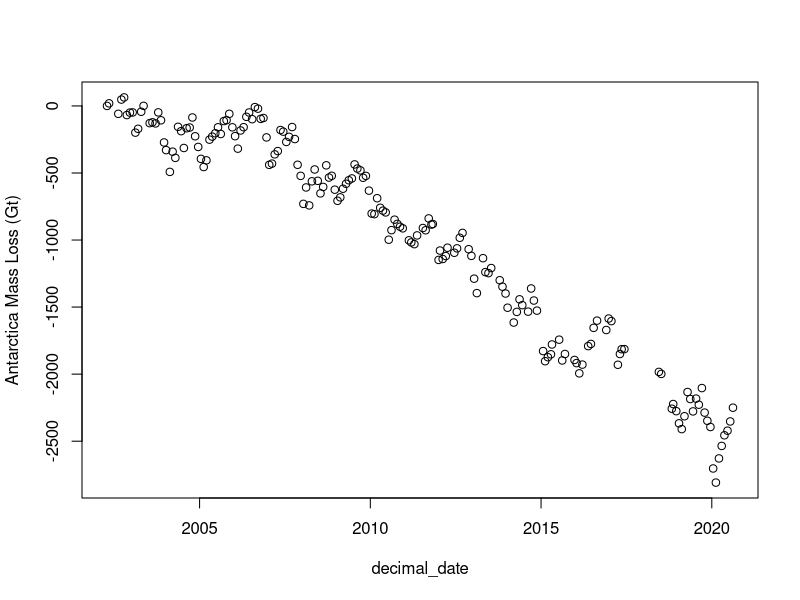
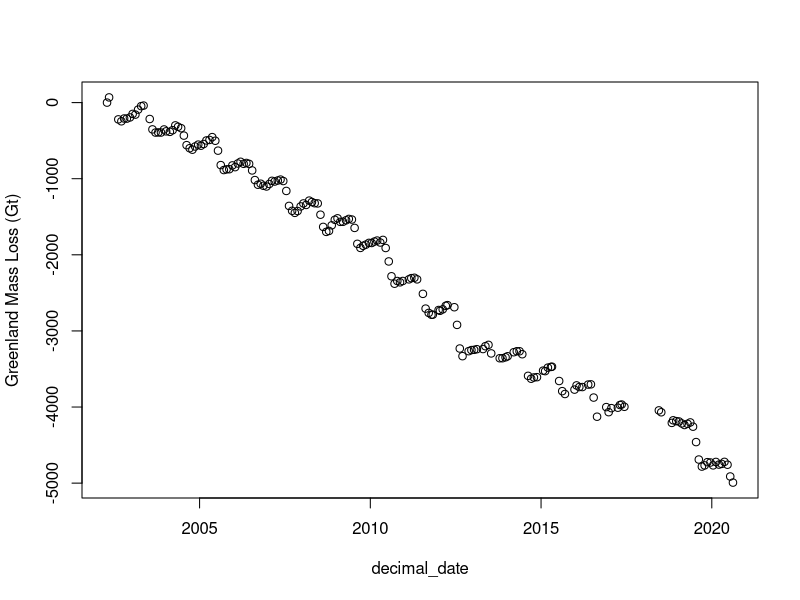
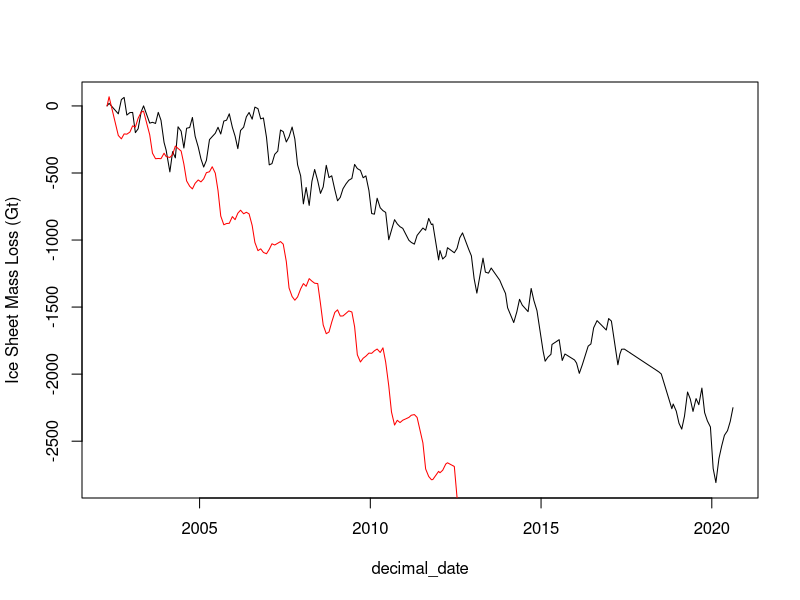
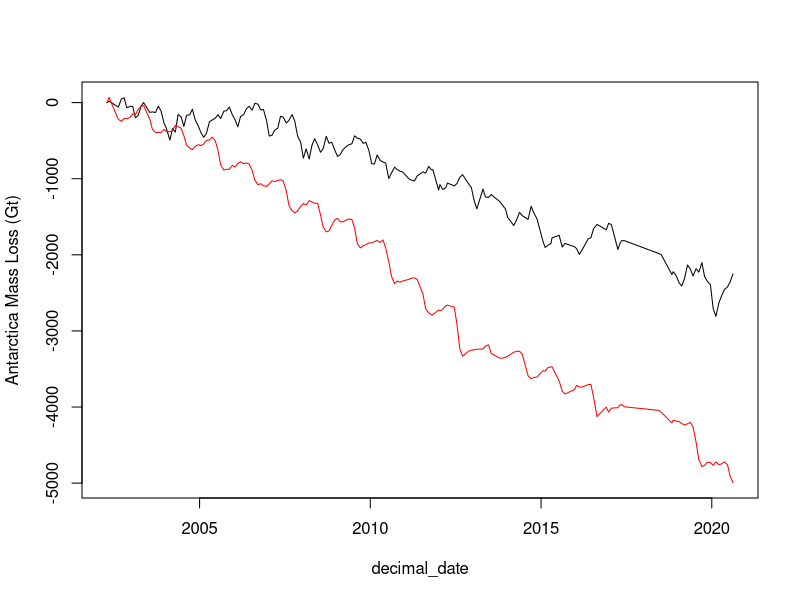
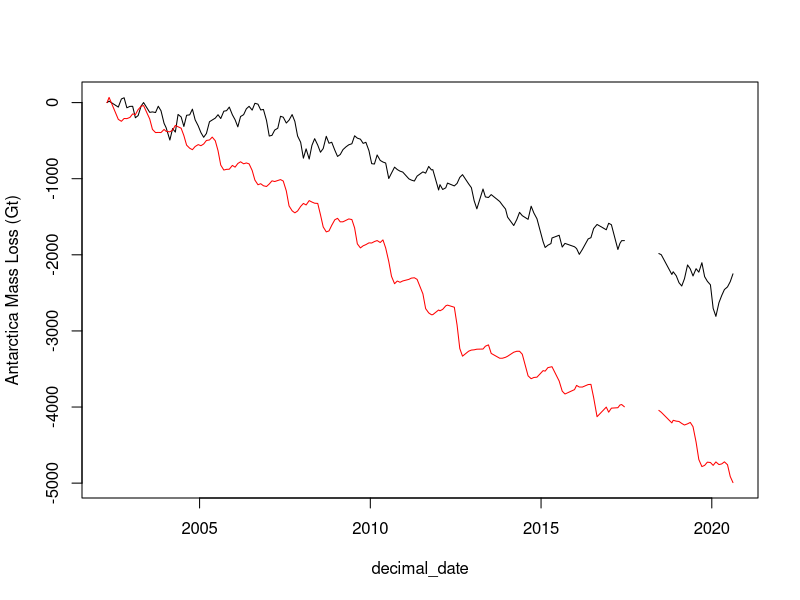
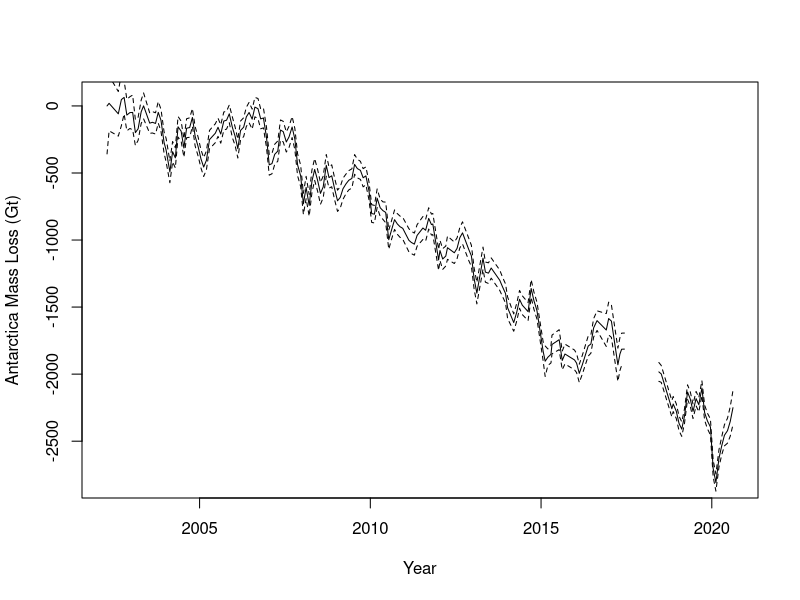
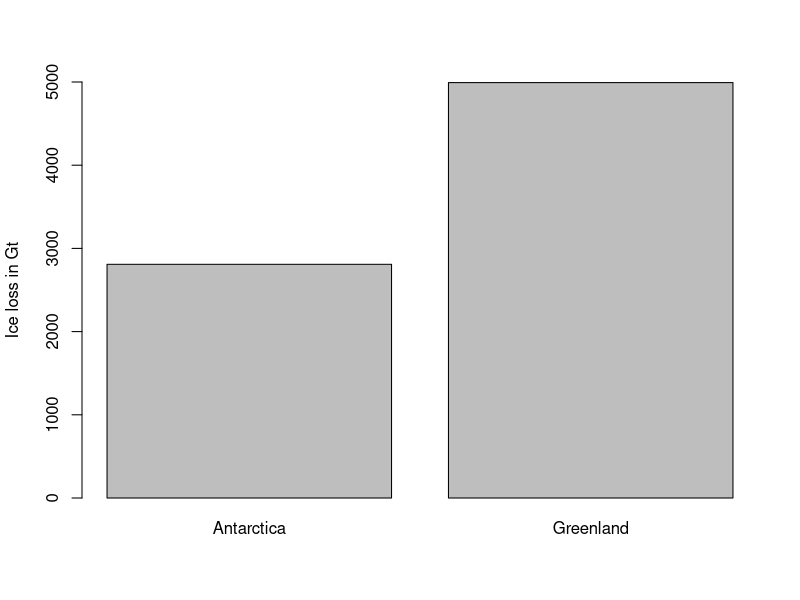
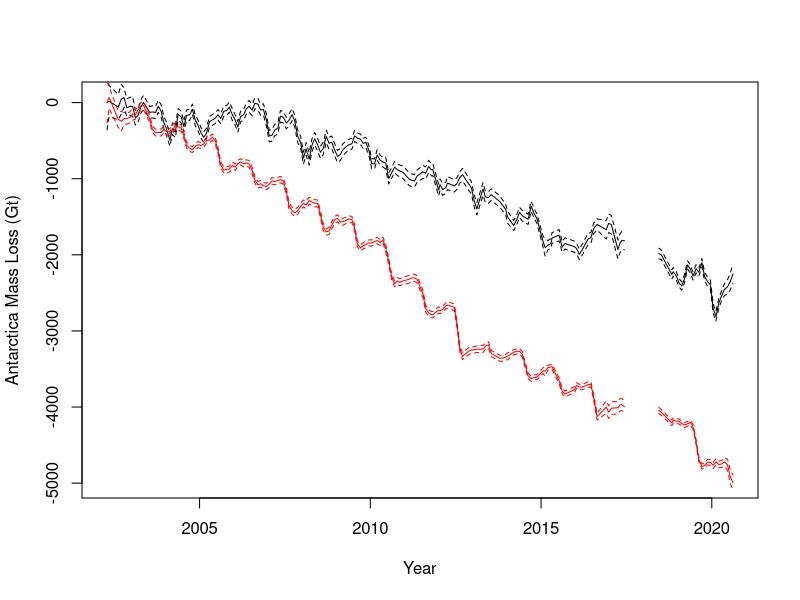

Write R code to recreate these figures, in order.
## ---- chunk 1
knitr::opts_chunk$set(fig.width=6, fig.asp = 0.618, collapse=TRUE) 
## ---- chunk 2
ant_ice_loss = read.table("data/antarctica_mass_200204_202008.txt", skip=31, sep="", header = FALSE, col.names = c("decimal_date", "mass_Gt", "sigma_Gt")) # Antarctica ice mass loss
grn_ice_loss = read.table("data/greenland_mass_200204_202008.txt", skip=31, sep="", header = FALSE, col.names = c("decimal_date", "mass_Gt", "sigma_Gt")) # Greenland ice mass loss
## ---- chunk 3
# View(grn_ice_loss)
head(ant_ice_loss)
head(grn_ice_loss)
dim(ant_ice_loss)
summary(ant_ice_loss)
## ---- chunk 4
# Plot Antarctic ice mass loss
plot(mass_Gt ~ decimal_date, data=ant_ice_loss, ylab="Antarctica Mass Loss (Gt)")
# Plot Greenland ice mass loss
plot(mass_Gt ~ decimal_date, data=grn_ice_loss, ylab="Greenland Mass Loss (Gt)")

# Plot both together as lines
plot(mass_Gt ~ decimal_date, data=ant_ice_loss, ylab="Ice Sheet Mass Loss (Gt)", type='l') +
lines(mass_Gt ~ decimal_date, data=grn_ice_loss,type='l', col='red') 
## ---- chunk 5
plot(mass_Gt ~ decimal_date, data=ant_ice_loss, ylab="Antarctica Mass Loss (Gt)", type='l', ylim=range(grn_ice_loss$mass_Gt)) +
lines(mass_Gt ~ decimal_date, data=grn_ice_loss, type='l', col='red') 
## ---- chunk 6
#Create data.frame with an NA between the GRACE missions. Column names must match so it will merge with ant and grn data
data_break = data.frame(decimal_date=2018.0, mass_Gt=NA, sigma_Gt=NA)
data_break

#Add NA data point to the Antarctica ice trends data frame
ant_ice_loss_with_NA = rbind(ant_ice_loss, data_break) # Merge ant_ice_loss data frame with our NA point
tail(ant_ice_loss_with_NA) # Our NA value in 2018 is now the last row of our data frame
ant_ice_loss_with_NA = ant_ice_loss_with_NA[order(ant_ice_loss_with_NA$decimal_date),] # Reorder the data frame, sorting by date

#Repeat with Greenland data.frame
grn_ice_loss_with_NA = rbind(grn_ice_loss, data_break) # Merge grn_ice_loss data frame with our NA point
grn_ice_loss_with_NA = grn_ice_loss_with_NA[order(grn_ice_loss_with_NA$decimal_date),]

plot(mass_Gt ~ decimal_date, data=ant_ice_loss_with_NA, ylab="Antarctica Mass Loss (Gt)", type='l', ylim=range(grn_ice_loss_with_NA$mass_Gt, na.rm=TRUE)) +
lines(mass_Gt ~ decimal_date, data=grn_ice_loss_with_NA, type='l', col='red') 
## ---- chunk 7
head(ant_ice_loss_with_NA)
plot(mass_Gt ~ decimal_date, data=ant_ice_loss_with_NA, ylab="Antarctica Mass Loss (Gt)", xlab="Year", type='l') +
lines((mass_Gt+2*sigma_Gt) ~ decimal_date, data=ant_ice_loss_with_NA, type='l', lty='dashed') +
lines((mass_Gt-2*sigma_Gt) ~ decimal_date, data=ant_ice_loss_with_NA, type='l', lty='dashed') 
## ---- chunk 8
pdf('figures/ice_mass_trends.pdf', width=7, height=5)
plot(mass_Gt ~ decimal_date, data=ant_ice_loss_with_NA, ylab="Antarctica Mass Loss (Gt)", xlab="Year", type='l', ylim=range(grn_ice_loss_with_NA$mass_Gt, na.rm=TRUE)) +
lines((mass_Gt+2*sigma_Gt) ~ decimal_date, data=ant_ice_loss_with_NA, type='l', lty='dashed') +
lines((mass_Gt-2*sigma_Gt) ~ decimal_date, data=ant_ice_loss_with_NA, type='l', lty='dashed') +
lines(mass_Gt ~ decimal_date, data=grn_ice_loss_with_NA, type='l', col='red') +
lines((mass_Gt+2*sigma_Gt) ~ decimal_date, data=grn_ice_loss_with_NA, type='l', lty='dashed', col="red") +
lines((mass_Gt-2*sigma_Gt) ~ decimal_date, data=grn_ice_loss_with_NA, type='l', lty='dashed', col="red") 
dev.off()
## ---- chunk 9
barplot(height=c(min(ant_ice_loss$mass_Gt)*(-1), min(grn_ice_loss$mass_Gt)*(-1)), names.arg=c("Antarctica","Greenland"), ylim=c(0,5000), ylab="Ice loss in Gt")
